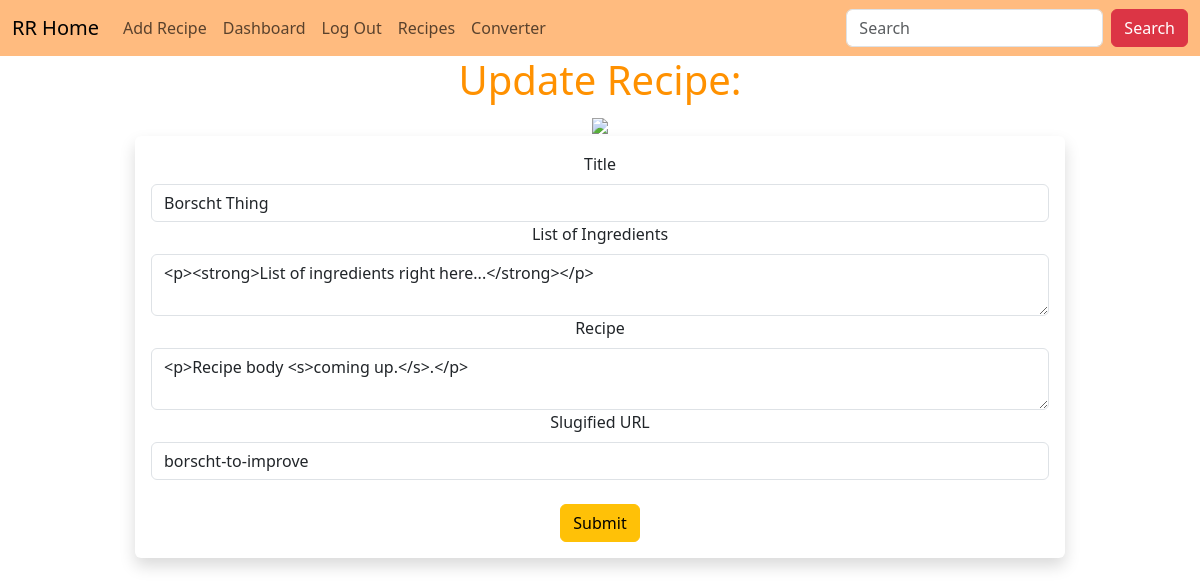
The app's page /recipes/edit/1 (signed in) with its own data.
### starter.py (models this page shows)
class Recipes(db.Model):
    id = db.Column(db.Integer, primary_key=True)
    title = db.Column(db.String(256))
    ingredients = db.Column(db.Text)
    recipe = db.Column(db.Text)
    author = db.Column(db.String(256))
    date_posted = db.Column(db.DateTime, default=datetime.utcnow)
    slug = db.Column(db.String(256))
    poster_id = db.Column(db.Integer, db.ForeignKey('users.id'))

### starter.py (the view, shortened to what this page needs)
@app.route('/recipes/edit/<int:id>', methods=['GET', 'POST'])
@login_required
def recipe_edit(id):
    recipe = Recipes.query.get_or_404(id)
    form = RecipeForm()
    if current_user.id == recipe.poster.id:
        form.title.data = recipe.title
        form.ingredients.data = recipe.ingredients
        form.recipe.data = recipe.recipe
        form.slug.data = recipe.slug
        return render_template('recipe_edit.html', form=form)
    else:
        flash("Recipe Cannot Be Updated!")
        return redirect(url_for('recipes', id = recipe.id))

### webforms.py
class RecipeForm(FlaskForm):
    title = StringField("Title", validators=[DataRequired()])
    ingredients = CKEditorField("List of Ingredients", validators=[DataRequired()])
    recipe = CKEditorField("Recipe", validators=[DataRequired()])
    author = StringField("Contributor")
    slug = StringField("Slugified URL", validators=[DataRequired()])
    submit = SubmitField("Submit")

class SearchForm(FlaskForm):
    searchbar = StringField("Search", validators=[DataRequired()])
    submit = SubmitField('Submit')

### starter.py (called while the page is built)
@login_manager.user_loader
def load_user(user_id):
    return Users.query.get(int(user_id))

@app.context_processor
def base():
    form=SearchForm()
    return dict(form=form)

### templates/recipe_edit.html (shortened to what this page needs)
{% extends 'base.html' %}
{%block content%}
<center>
    <h1>Update Recipe: </h1>
    <img src="{{url_for('static', filename='images/whale_watercolor.png')}}">
    <div class="col-10">
    <div class="shadow p-3 mb-5 bg-body rounded">
    <form method="POST">
        {{form.title.label(class="form-label")}}
        {{form.title(class="form-control")}}
        {{form.ingredients.label(class="form-label")}}
        {{form.ingredients(class="form-control")}}
        {{form.recipe.label(class="form-label")}}
        {{form.recipe(class="form-control")}}
        {{form.slug.label(class="form-label")}}
        {{form.slug(class="form-control")}}
        <br />
        {{form.submit(class="btn btn-warning")}}
    </form>
    </div>
    </div>
</center>
{% endblock %}

### static/css/style.css (style rules this page uses)
h1 { color: rgb(255, 145, 0); }
img { max-width: 600px; max-height: 400px; }

### records on screen
Recipes: title "Borscht Thing", ingredients "<p><strong>List of ingredients right here...</strong></p>", recipe "<p>Recipe body <s>coming up.</s>.</p>", slug "borscht-to-improve"
